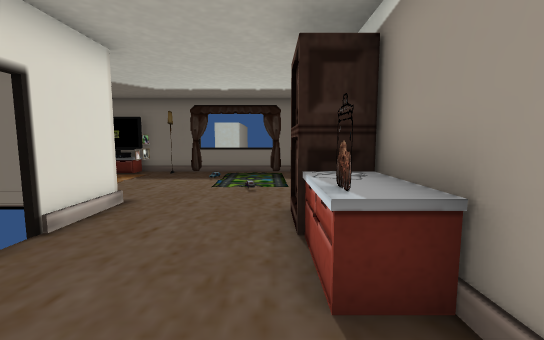
view 1 (above)

12 first-person views from a walk through a Unity game level. The camera is 1.4 m above the floor, tilts 6° down and sees 90° across. The floor is counted in squares, 1 m on a side. Each view is taken from the middle of a square. On the plan, view 1 faces up. The plan holds only what a view shows up to about 13 squares ahead; the rest is blank. The place goes on beyond the plan. The player is left out. Door leaves are left out, so doorways stand open.

view 2
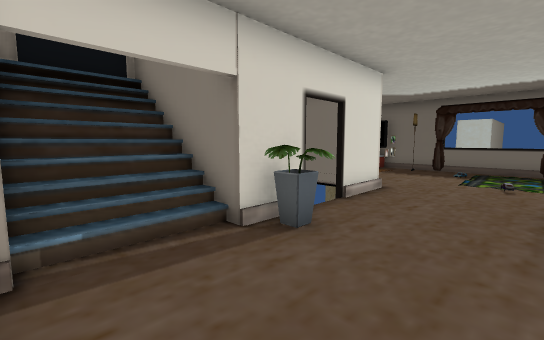

view 3
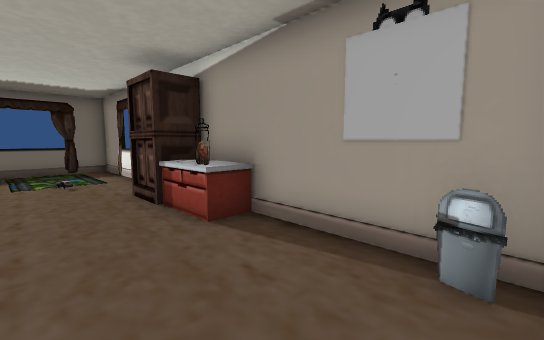

view 4
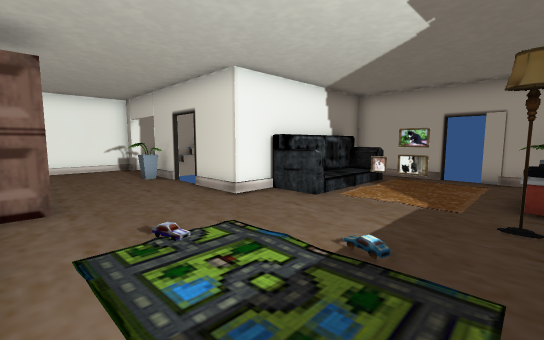

view 5
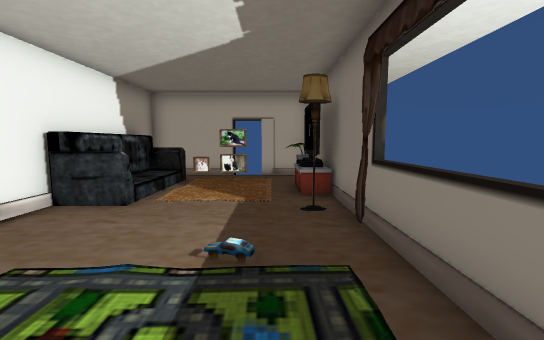

view 6
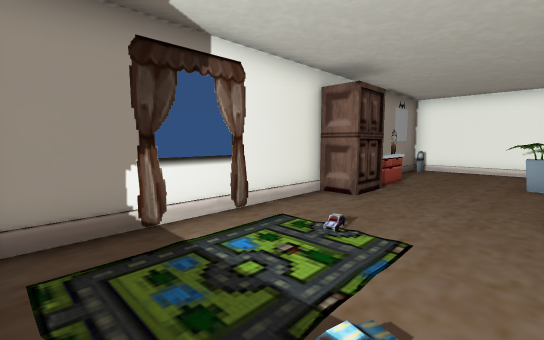

view 7
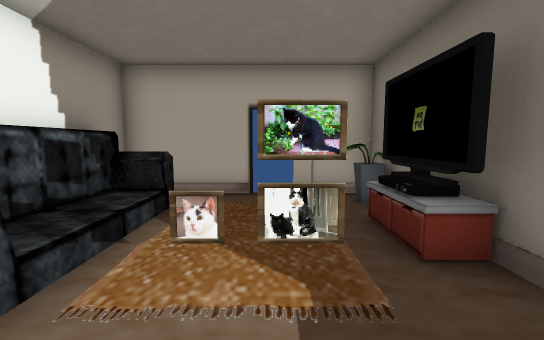

view 8
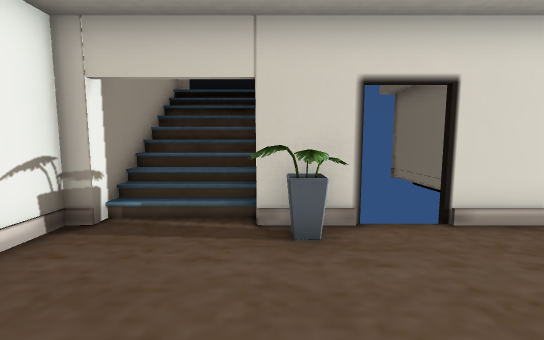

view 9
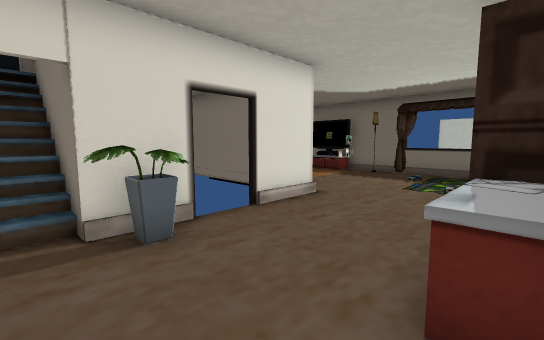

view 10
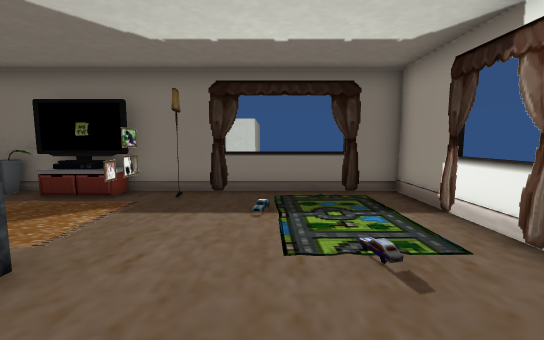

view 11
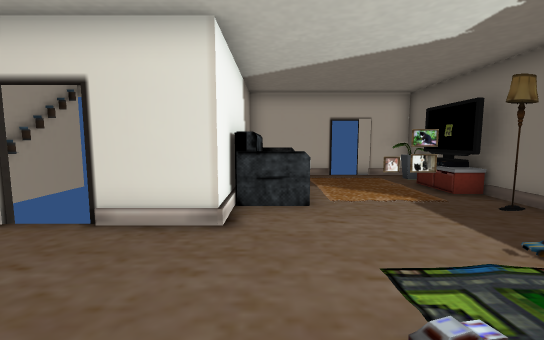

view 12
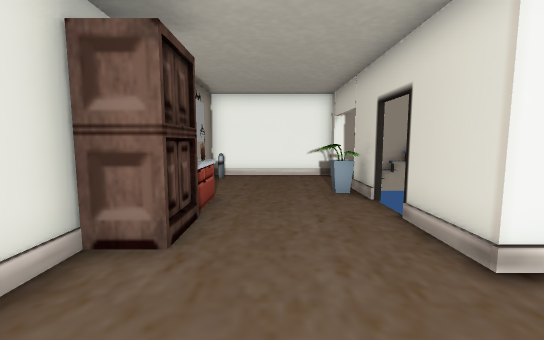

### Floor plan
Key: @ floor where view 1 was taken; # wall or solid block; x gap in a wall; . main floor; : floor 0.5 m higher than the main floor; / step, stairs or slope; D open door; = window, fence, low wall or low ledge; O other object.
Columns run from 10 left of view 1 to 2 right of it. Each row starts with its distance up from view 1.
 13 ###O###OOO###
 12 #OOOO.#.....#
 11 #........ ..#
 10 D    #... .O#
  9 #.   O.....O=
  8 ##///x......#
  7 #=:::=......#
  6 #######.....#
  5       #....O#
  4       D....O#
  3       D....O#
  2       #O...O#
  1   #####O....#
  0   #////...@.#
 -1   #////....=#
 -2   #####....=#
 -3       #######

Where each view was taken, in squares from view 1:
view 1: 0 up, 0 right, facing up
view 2: 2 down, 0 right, facing up-left
view 3: 2 down, 2 left, facing up-right
view 4: 12 up, 1 right, facing down-left
view 5: 11 up, 1 right, facing left
view 6: 12 up, 3 left, facing down-right
view 7: 10 up, 3 left, facing left
view 8: 1 up, 1 right, facing left
view 9: 0 up, 1 right, facing up-left
view 10: 5 up, 2 left, facing up
view 11: 7 up, 1 right, facing left
view 12: 9 up, 1 left, facing down
